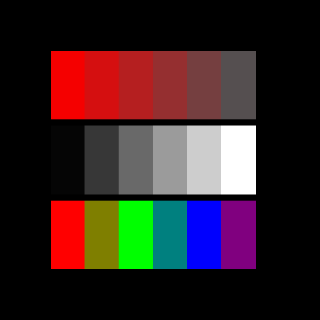

Python code for this plot:
#!/usr/bin/env python

# Round-trip RGB to YIQ and back to RGB conversion on a canvas image.

# Factory overrides
import vtkmodules.vtkInteractionStyle  # noqa: F401
import vtkmodules.vtkRenderingFreeType  # noqa: F401
import vtkmodules.vtkRenderingOpenGL2  # noqa: F401

from vtkmodules.vtkImagingColor import (
    vtkImageRGBToYIQ,
    vtkImageYIQToRGB,
)
from vtkmodules.vtkImagingCore import vtkImageCast
from vtkmodules.vtkImagingSources import vtkImageCanvasSource2D
from vtkmodules.vtkRenderingCore import (
    vtkImageActor,
    vtkRenderWindow,
    vtkRenderWindowInteractor,
    vtkRenderer,
)

# Draw colored boxes on a canvas
image_canvas = vtkImageCanvasSource2D()
image_canvas.SetNumberOfScalarComponents(3)
image_canvas.SetScalarTypeToUnsignedChar()
image_canvas.SetExtent(0, 320, 0, 320, 0, 0)
image_canvas.SetDrawColor(0, 0, 0)
image_canvas.FillBox(0, 511, 0, 511)
# Hue scale
image_canvas.SetDrawColor(255, 0, 0)
image_canvas.FillBox(0, 50, 0, 100)
image_canvas.SetDrawColor(128, 128, 0)
image_canvas.FillBox(50, 100, 0, 100)
image_canvas.SetDrawColor(0, 255, 0)
image_canvas.FillBox(100, 150, 0, 100)
image_canvas.SetDrawColor(0, 128, 128)
image_canvas.FillBox(150, 200, 0, 100)
image_canvas.SetDrawColor(0, 0, 255)
image_canvas.FillBox(200, 250, 0, 100)
image_canvas.SetDrawColor(128, 0, 128)
image_canvas.FillBox(250, 300, 0, 100)
# Intensity scale
image_canvas.SetDrawColor(5, 5, 5)
image_canvas.FillBox(0, 50, 110, 210)
image_canvas.SetDrawColor(55, 55, 55)
image_canvas.FillBox(50, 100, 110, 210)
image_canvas.SetDrawColor(105, 105, 105)
image_canvas.FillBox(100, 150, 110, 210)
image_canvas.SetDrawColor(155, 155, 155)
image_canvas.FillBox(150, 200, 110, 210)
image_canvas.SetDrawColor(205, 205, 205)
image_canvas.FillBox(200, 250, 110, 210)
image_canvas.SetDrawColor(255, 255, 255)
image_canvas.FillBox(250, 300, 110, 210)
# Saturation scale
image_canvas.SetDrawColor(245, 0, 0)
image_canvas.FillBox(0, 50, 220, 320)
image_canvas.SetDrawColor(213, 16, 16)
image_canvas.FillBox(50, 100, 220, 320)
image_canvas.SetDrawColor(181, 32, 32)
image_canvas.FillBox(100, 150, 220, 320)
image_canvas.SetDrawColor(149, 48, 48)
image_canvas.FillBox(150, 200, 220, 320)
image_canvas.SetDrawColor(117, 64, 64)
image_canvas.FillBox(200, 250, 220, 320)
image_canvas.SetDrawColor(85, 80, 80)
image_canvas.FillBox(250, 300, 220, 320)

# Cast to float for YIQ conversion (YIQ is signed)
cast_1 = vtkImageCast()
cast_1.SetInputConnection(image_canvas.GetOutputPort())
cast_1.SetOutputScalarTypeToFloat()

# RGB -> YIQ -> RGB round trip
convert = vtkImageRGBToYIQ()
convert.SetInputConnection(cast_1.GetOutputPort())

convert_back = vtkImageYIQToRGB()
convert_back.SetInputConnection(convert.GetOutputPort())

# Cast back to unsigned char for display
cast_2 = vtkImageCast()
cast_2.SetInputConnection(convert_back.GetOutputPort())
cast_2.SetOutputScalarTypeToUnsignedChar()
cast_2.ClampOverflowOn()
cast_2.Update()

# Display with vtkImageActor
image_actor = vtkImageActor()
image_actor.GetMapper().SetInputConnection(cast_2.GetOutputPort())

# Renderer
renderer = vtkRenderer()
renderer.AddActor(image_actor)

# Window
render_window = vtkRenderWindow()
render_window.AddRenderer(renderer)
render_window.SetSize(320, 320)
render_window.SetWindowName("yiq to rgb")

# Scene
renderer.ResetCamera()

# Interactor
interactor = vtkRenderWindowInteractor()
interactor.SetRenderWindow(render_window)

interactor.Initialize()
interactor.Start()
